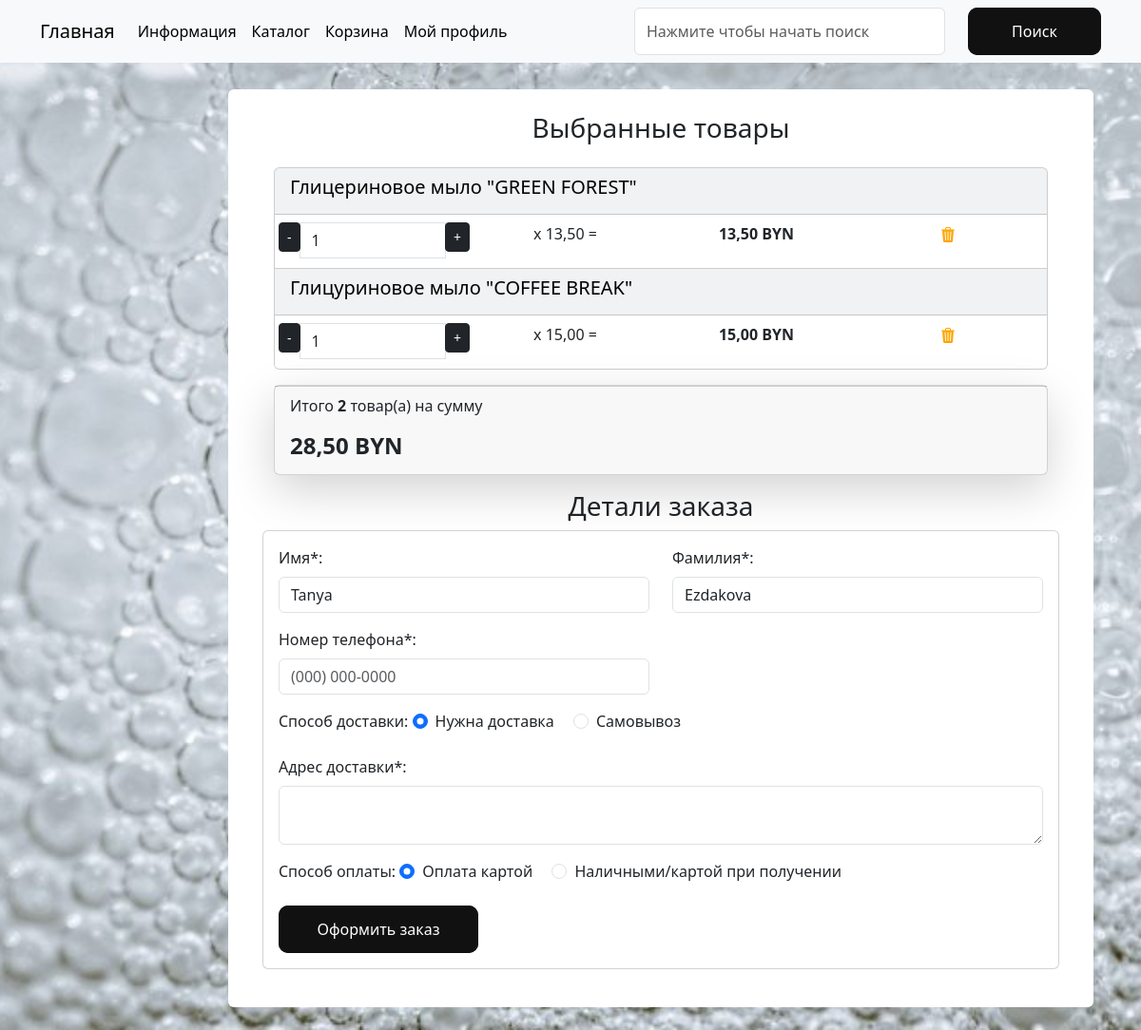
/orders/create-order/ (signed in), run on the app's committed database.
### carts/models.py (models this page shows, shortened)
class Cart(models.Model):
    user = models.ForeignKey(to=User, on_delete=models.CASCADE, blank=True, null=True, verbose_name='Пользователь')
    product = models.ForeignKey(to=Products, on_delete=models.CASCADE, verbose_name='Товар')
    quantity = models.PositiveSmallIntegerField(default=0, verbose_name='Количество')
    session_key = models.CharField(max_length=32, null=True, blank=True)
    created_timestamp = models.DateTimeField(auto_now_add=True, verbose_name='Дата добавления')
    class Meta:
        db_table = 'cart'
        verbose_name = "Корзина"
        verbose_name_plural = "Корзина"
        ordering = ("id",)
    objects = CartQueryset().as_manager()
    def products_price(self):
        return round(self.product.sell_price() * self.quantity, 2)

### goods/models.py (models this page shows, shortened)
class Products(models.Model):
    name = models.CharField(max_length=150, unique=True, verbose_name='Название')
    slug = models.SlugField(max_length=200, unique=True, blank=True, null=True, verbose_name='URL')
    description = models.TextField(blank=True, null=True, verbose_name='Описание')
    image = models.ImageField(upload_to='goods_images', blank=True, null=True, verbose_name='Изображение')
    price = models.DecimalField(default=0.00, max_digits=7, decimal_places=2, verbose_name='Цена')
    discount = models.DecimalField(default=0.00, max_digits=4, decimal_places=2, verbose_name='Скидка в %')
    quantity = models.PositiveIntegerField(default=0, verbose_name='Количество')
    category = models.ForeignKey(to=Categories, on_delete=models.CASCADE, verbose_name='Категория')
    class Meta:
        db_table = 'product'
        verbose_name = 'Продукт'
        verbose_name_plural = 'Продукты'
        ordering = ("id",)
    def sell_price(self):
        if self.discount:
            return round(self.price - self.price*self.discount/100, 2)
        return self.price

### users/models.py (models this page shows, shortened)
class User(AbstractUser):
    image = models.ImageField(upload_to='users_images', blank=True, null=True, verbose_name='Аватар')
    phone_number = models.CharField(max_length=10, blank=True, null=True)
    class Meta:
        db_table = 'user'
        verbose_name = 'Пользователя'
        verbose_name_plural = 'Пользователи'

### orders/views.py (the view)
# urls.py: path('create-order/', views.create_order, name='create_order'),
@login_required
def create_order(request):
    if request.method == 'POST':
        form = CreateOrderForm(data=request.POST)
        if form.is_valid():
            try:
                with transaction.atomic():
                    user = request.user
                    cart_items = Cart.objects.filter(user=user)
                    if cart_items.exists():
                        order = Order.objects.create(
                            user=user,
                            phone_number=form.cleaned_data['phone_number'],
                            requires_delivery=form.cleaned_data['requires_delivery'],
                            delivery_address=form.cleaned_data['delivery_address'],
                            payment_on_get=form.cleaned_data['payment_on_get'],
                        )
                        for cart_item in cart_items:
                            product=cart_item.product
                            name=cart_item.product.name
                            price=cart_item.product.sell_price()
                            quantity=cart_item.quantity
                            if product.quantity < quantity:
                                raise ValidationError(f'Недостаточное количество товара {name} на складе\
                                                       В наличии - {product.quantity}')
                            OrderItem.objects.create(
                                order=order,
                                product=product,
                                name=name,
                                price=price,
                                quantity=quantity,
                            )
                            product.quantity -= quantity
                            product.save()
                        cart_items.delete()
                        messages.success(request, 'Заказ оформлен!')
                        return redirect('user:profile')
            except ValidationError as e:
                messages.success(request, str(e))
                return redirect('orders:create_order')
    else:
        initial = {
            'first_name': request.user.first_name,
            'last_name': request.user.last_name,
            }
        form = CreateOrderForm(initial=initial)
    context = {
        'title': 'Home - Оформление заказа',
        'form': form,
        'order': True,
    }
    return render(request, 'orders/create_order.html', context=context)

### orders/forms.py (shortened to what this page needs)
class CreateOrderForm(forms.Form):
    first_name = forms.CharField()
    last_name = forms.CharField()
    phone_number = forms.CharField()
    requires_delivery = forms.ChoiceField(
        choices=[
            ("0", False),
            ("1", True),
            ],
        )
    delivery_address = forms.CharField(required=False)
    payment_on_get = forms.ChoiceField(
        choices=[
            ("0", 'False'),
            ("1", 'True'),
            ],
        )

### carts/models.py (called while the page is built)
    def total_price(self):
        return sum(cart.products_price() for cart in self)

    def total_quantity(self):
        if self:
            return sum(cart.quantity for cart in self)
        return 0

### carts/templatetags/carts_tags.py (called while the page is built)
@register.simple_tag()
def user_carts(request):
    return get_user_carts(request)

### carts/utils.py (called while the page is built)
def get_user_carts(request):
    if request.user.is_authenticated:
        return Cart.objects.filter(user=request.user).select_related('product')
    if not request.session.session_key:
        request.session.create()
    return Cart.objects.filter(session_key=request.session.session_key).select_related('product')

### goods/templatetags/goods_tags.py (called while the page is built)
@register.simple_tag()
def tag_categories():
    return Categories.objects.all()

### orders/templates/orders/create_order.html (shortened to what this page needs)
{% extends "base.html" %}
{% load static %}
{% load carts_tags %}
{% block content %}
<div class=" bg-white p-4 mb-4 mx-2 rounded custom-shadow">
    <div class="container">
        <h3 class="text-center mb-4">Выбранные товары</h3>
        <div class="container" id="cart-items-container">
            {% user_carts request as carts %}
            {% include "carts/includes/included_cart.html" %}
        </div>
    </div>
    <div class="container">
        <h3 class="text-center">Детали заказа</h3>
        <div class="card mb-3">
            <div class="card-body">
                <form action="{% url "orders:create_order" %}" method="post" id="create_order_form">
                    <div class="row">
                        <div class="col-md-6 mb-3">
                            <label for="id_first_name" class="form-label">Имя*:</label>
                            <input type="text" class="form-control" id="id_first_name"
                                value="{% if form.first_name.value %}{{ form.first_name.value }}{% endif %}"
                                name="first_name" required>
                        </div>
                        <div class="col-md-6 mb-3">
                            <label for="id_last_name" class="form-label">Фамилия*:</label>
                            <input type="text" class="form-control" id="id_last_name" name="last_name"
                            value="{% if form.last_name.value %}{{ form.last_name.value }}{% endif %}"
                            required>
                        </div>
                        <div class="col-md-6 mb-3">
                            <label for="id_phone_number" class="form-label">Номер телефона*:</label>
                            <input type="text" class="form-control" id="id_phone_number" name="phone_number"
                                value="{% if form.phone_number.value %}{{ form.phone_number.value }}{% endif %}"
                                placeholder="(000) 000-0000"
                                required>
                        </div>
                        <div class="col-md-12 mb-3">
                            <label for="delivery" class="form-label">Способ доставки: </label>
                            <div class="form-check form-check-inline">
                                <input class="form-check-input" type="radio" name="requires_delivery"
                                    id="id_requires_delivery" value="1" checked>
                                <label class="form-check-label" for="id_requires_delivery">Нужна
                                    доставка</label>
                            </div>
                            <div class="form-check form-check-inline">
                                <input class="form-check-input" type="radio" name="requires_delivery"
                                    id="id_requires_delivery" value="0">
                                <label class="form-check-label" for="id_requires_delivery">Самовывоз</label>
                            </div>
                        </div>
                        <div class="mb-3" id="deliveryAddressField">
                            <label for="id_delivery_address" class="form-label">Адрес
                                доставки*:</label>
                            <textarea class="form-control" id="id_delivery_address"
                                value="{% if form.delivery_address.value %}{{ form.delivery_address.value }}{% endif %}"
                                name="delivery_address" rows="2"></textarea>
                        </div>
                        <div class="col-md-12 mb-3">
                            <label class="form-label">Способ оплаты: </label>
                            <div class="form-check form-check-inline">
                                <input class="form-check-input" type="radio" name="payment_on_get"
                                    id="id_payment_on_get" value="0" checked>
                                <label class="form-check-label" for="id_payment_on_get">Оплата
                                    картой</label>
                            </div>
                            <div class="form-check form-check-inline">
                                <input class="form-check-input" type="radio" name="payment_on_get"
                                    id="id_payment_on_get" value="1">
                                <label class="form-check-label" for="id_payment_on_get">Наличными/картой
                                    при получении</label>
                            </div>
                        </div>
                    </div>
                    <button type="submit" class="glow-on-hover">Оформить заказ</button>
                </form>
            </div>
        </div>
    </div>
</div>
{% endblock  %}

### carts/templates/carts/includes/included_cart.html (shortened to what this page needs)
{% load static %}
<div class="card mb-3 text-bg-light ">
    {% for cart in carts %}
        <div class="card-header">
            <h5 class="card-title">{{ cart.product.name }}</h5>
        </div>
        <ul class="list-group list-group-flush">
            <li class="list-group-item">
                <div class="row text-center">
                    <div class="col p-0">
                        <div class="input-group">
                            <span class="input-group-btn">
                                <button type="button" class="btn btn-dark btn-sm decrement"
                                    data-cart-id="{{ cart.id }}"
                                    data-cart-change-url="{% url "cart:cart_change" %}">
                                    -</button>
                            </span>
                            <input type="text" class="form-control number" value="{{ cart.quantity }}"
                                readonly>
                            <span class="input-group-btn">
                                <button type="button" class="btn btn-dark btn-sm increment"
                                    data-cart-id="{{ cart.id }}"
                                    data-cart-change-url="{% url "cart:cart_change" %}">
                                    +</button>
                            </span>
                        </div>
                    </div>
                    <div class="col p-0">
                        <p>x {{ cart.product.sell_price }} = </p>
                    </div>
                    <div class="col p-0"><strong> {{cart.products_price}} BYN </strong></div>
                    <div class="col p-0">
                        <a href="{% url "cart:cart_remove" %}" class="remove-from-cart"
                        data-cart-id="{{ cart.id }}">
                            <img class="mx-1" src="{% static "deps/icons/trash3-fill.svg" %}"
                                alt="Catalog Icon" width="16" height="16">
                        </a>
                    </div>
                </div>
            </li>
        </ul>
    {% endfor %}
</div>
<div class="card mb-3 shadow-lg">
    <div class="card-footer">
        <p class="float-left">Итого <strong>{{ carts.total_quantity }}</strong> товар(а) на сумму</p>
        <h4 class="float-left"><strong>{{ carts.total_price }} BYN </strong></h4>
    </div>
</div>

### static/deps/css/my_css.css (style rules this page uses)
body { background-image: url("../images/bg-image1.jpg"); background-repeat: no-repeat; background-attachment: fixed; background-position: center center; background-size: cover; height: 100%; }

### static/deps/css/home_button.css (style rules this page uses)
.glow-on-hover { width: 210px; height: 50px; border: none; outline: none; color: #fff; background: #111; cursor: pointer; position: relative; z-index: 0; border-radius: 10px; }
.glow-on-hover:before { content: ''; background: linear-gradient(45deg, #ff0000, #ff7300, #fffb00, #48ff00, #00ffd5, #002bff, #7a00ff, #ff00c8, #ff0000); position: absolute; top: -2px; left:-2px; background-size: 400%; z-index: -1; filter: blur(5px); width: calc(100% + 4px); height: calc(100% + 4px); animation: glowing 20s linear infinite; opacity: 0; transition: opacity .3s ease-in-out; border-radius: 10px; }
.glow-on-hover:after { z-index: -1; content: ''; position: absolute; width: 100%; height: 100%; background: #111; left: 0; top: 0; border-radius: 10px; }

### data on the page
Cart: product.name "Глицериновое мыло \"GREEN FOREST\"", quantity "1", product.sell_price "13,50", products_price "13,50", total_quantity "2", total_price "28,50"
Cart: product.name "Глицуриновое мыло \"COFFEE BREAK\"", quantity "1", product.sell_price "15,00", products_price "15,00"
User: first_name "Tanya", last_name "Ezdakova"
